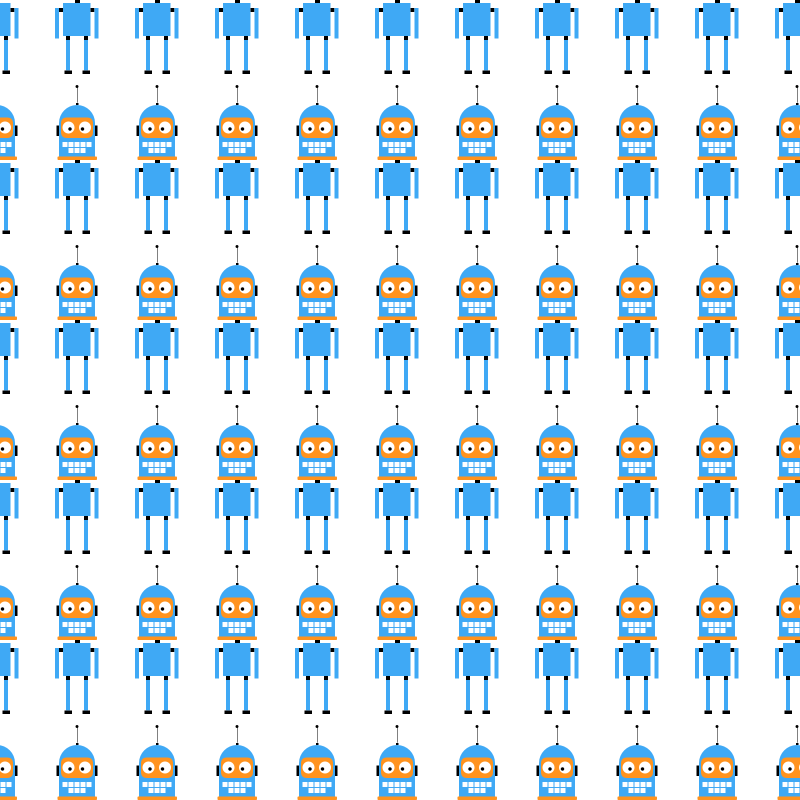
Frame 1 (no input)
Frame 60 (the mouse pressed at the canvas centre just before this capture): identical to frame 1, image omitted
Frame 120 (the mouse held since frame 60 and released just before this capture): identical to frame 1, image omitted

The Processing sketch that drew this single still picture (run headless with seeded random() and noise(); from frame 60 on, the mouse is pressed at the canvas centre):

// Processing sketch: week10_4_robot_in_function
// ── week10_4_robot_in_function.pde
float xb;
float yb;

float x;
float y;

float pct = 0.09;
float mult = 0;

void setup() {

  size(800, 800);
}

void draw() {

  xb = 0;
  yb = 0;

  x = x + (xb-x)*pct;
  y = y + (yb-y)*pct;

  background(255);

  // draw a single robot
  //drawMycustomRobot(x,y);

  // draw 30 robots
  float nx = 0;
  float ny = 0;
  for (int i = 0; i < 120; i++) {
    nx = (80*(i % 11));     
    
    if (i % 11 == 0 && i != 0) {
      ny = ny + 160;
    }
    drawMycustomRobot(nx, ny);
  }
}

void drawMycustomRobot(float xpos, float ypos) {
  pushMatrix();

  //translate(mouseX,mouseY);
  translate(xpos - 50 + 25, ypos - 150 + 75);
  scale(0.5, 0.5);
  // antenne
  noStroke();
  fill(0);
  ellipse(44, 3, 6, 6);
  stroke(0);
  line(44, 3, 44, 35);

  //remove stroke
  noStroke();
  rect(42, 36, 5, 4);

  // head
  fill(#3FA9F5);
  arc(44, 76, 72, 72, PI, PI*2, PIE);

  // draw remaining part
  rect(8, 76, 72, 72);

  // draw round orange rectange
  // first set fill color
  fill(#FF931E);
  rect(12, 65, 64, 41, 12);

  // draw eyes
  // left eye
  // change fill color to white
  fill(#ffffff);
  ellipse(27, 85, 24, 24);
  fill(#000000);
  ellipse(30, 88, 7, 7);

  // draw eyes
  // right eye
  // change fill color to white
  fill(#ffffff);
  ellipse(60, 85, 24, 24);
  fill(#000000);
  ellipse(55, 88, 7, 7);

  // draw ears
  // left ear
  rect(3, 81, 5, 21);
  // right ear
  rect(80, 81, 5, 21);

  // draw mouth, chage fill color to white
  fill(#ffffff);
  // first row of teeth
  rect(15, 114, 10, 10);
  rect(15 + (2 + 10), 114, 10, 10);
  rect(15 + (2 + 10)*2, 114, 10, 10);
  rect(15 + (2 + 10)*3, 114, 10, 10);
  rect(15 + (2 + 10)*4, 114, 10, 10);
  //second row of teeth
  rect(15 + (2 + 10), 126, 10, 10);
  rect(15 + (2 + 10)*2, 126, 10, 10);
  rect(15 + (2 + 10)*3, 126, 10, 10);

  // draw chin & change color
  fill(#FF931E);
  rect(5, 143, 79, 7, 2);

  // draw neck & change color
  fill(#000000);
  rect(40, 150, 10, 6);

  // draw body & change color
  fill(#3FA9F5);
  rect(16, 156, 55, 66);

  // draw left shoulder
  fill(#000000);
  rect(8, 166, 8, 8);

  // draw left arm & change color to blue
  fill(#3FA9F5);
  rect(0, 166, 8, 61);

  // draw right shoulder
  fill(#000000);
  rect(71, 166, 8, 8);

  // draw right arm & change color to blue
  fill(#3FA9F5);
  rect(79, 166, 8, 61);

  // left leg part
  fill(#000000);
  rect(22, 222, 8, 8);

  // left leg
  fill(#3FA9F5);
  rect(22, 230, 8, 61);

  // right leg part
  fill(#000000);
  rect(58, 222, 8, 8);

  // right leg
  fill(#3FA9F5);
  rect(58, 230, 8, 61);

  // left foot
  fill(#000000);
  rect(19, 291, 15, 7);
  // right foot
  rect(55, 291, 15, 7);
  popMatrix();
}
